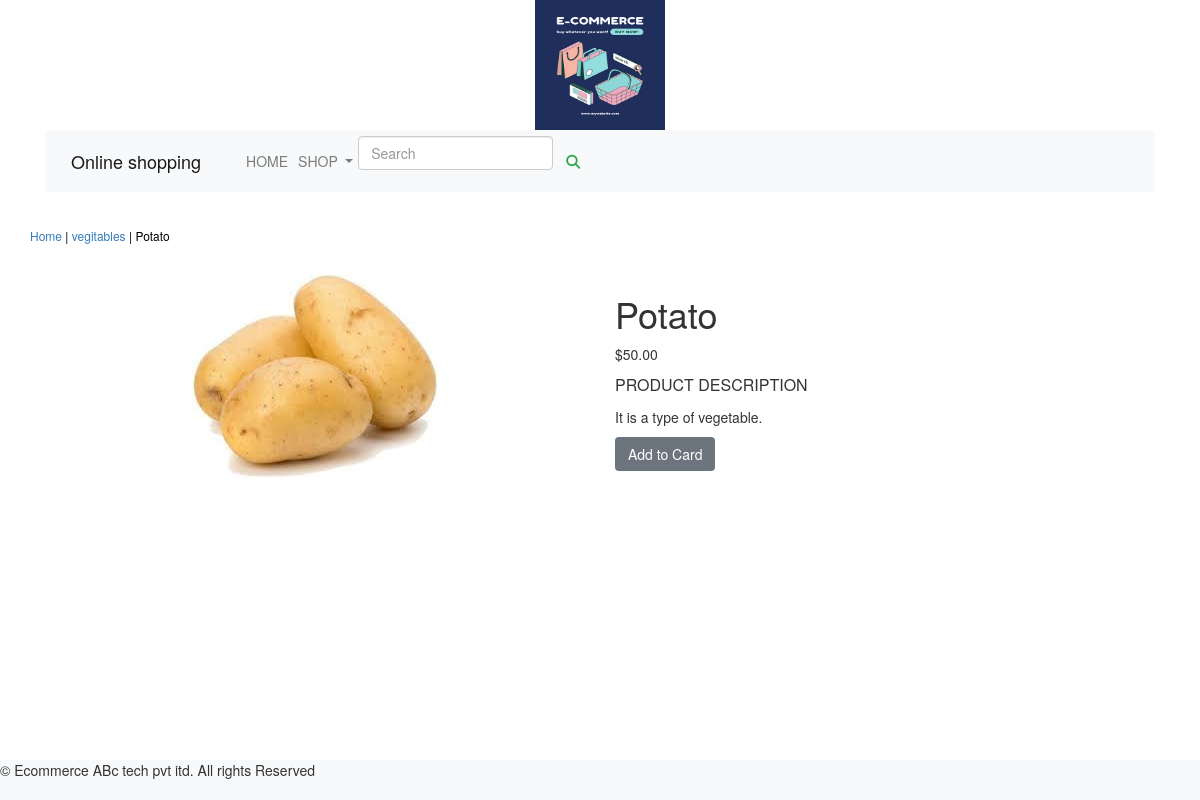
/vegetables/potato/, run on the app's committed database.
### shop_app/models.py (models this page shows, shortened)
class Product(models.Model):
    name = models.CharField(max_length=250, unique=True)
    slug = models.SlugField(max_length=250, unique=True)
    description = models.TextField(blank=True)
    price = models.DecimalField(max_digits=10, decimal_places=2)
    category = models.ForeignKey(Category, on_delete= models.CASCADE)
    image = models.ImageField(upload_to='product',blank=True)
    stock = models.IntegerField()
    available = models.BooleanField(default=True)
    created = models.DateTimeField(auto_now_add=True)
    updated = models.DateTimeField(auto_now_add=True)
    class Meta:
        ordering =('name',)
        verbose_name = 'Product'
        verbose_name_plural = 'Products'

class Category(models.Model):
    name = models.CharField(max_length=250, unique=True)
    slug = models.SlugField(max_length=250, unique=True)
    description = models.TextField(blank=True)
    image = models.ImageField(upload_to='category', blank=True)
    class Meta:
        ordering = ('name',)
        verbose_name = 'Category'
        verbose_name_plural = 'Categories'
    def get_url(self):
        return reverse('shop:allprodCat', args=[self.slug])
    def __str__(self):
        return '{}'.format(self.name)

### shop_app/views.py (the view)
# urls.py: path('<slug:c_slug>/<slug:product_slug>/',views.proDetail, name='prodCatdetail'),
def proDetail(request, c_slug, product_slug):
    try:
        product = Product.objects.get(category__slug=c_slug, slug=product_slug)
    except Exception as e:
        raise e
    return render(request, 'product.html', {'product':product})

### cart/context_processors.py (called while the page is built)
def counter(request):
    item_count = 0
    if 'admin' in request.path:
        return {}
    else:
        try:
            cart = Cart.objects.filter(cart_id=_cart_id(request))
            cart_items = CartIterm.objects.all().filter(cart=cart[ : 1])
            for cart_item in cart_items:
                item_count += cart_item.quantity
        except Cart.DoesNotExist:
            item_count = 0
    return dict(item_count=item_count)

### cart/views.py (called while the page is built)
def _cart_id(request):
    cart = request.session.session_key
    if not cart:
        cart = request.session.create()
    return cart

### shop_app/context_processors.py (called while the page is built)
def menu_links(request):
    links = Category.objects.all()
    return dict(links=links)

### templates/product.html (shortened to what this page needs)
{% extends 'base.html' %}
    {% load static %}
    {% block content %}
        <div class="row my_prod_row_class">
            <div class="mx_auto">
                <p><a href="{% url 'shop:allprodCat' %}">Home</a> | <a href="{{product.category.get_url}}">{{product.category}}</a> | {{product.name}}</p>
            </div>
            <div class="container">
                <br>
                <div class="row">
                    <div class="col-md-12 col-sm-12 col-md-12 col-lg-6 text-center">
                        <div class="min-width:18rem">
                            <img src="{{product.image.url}}" alt="{{product.name}}">
                        </div>
                    </div>
                    <div class="col-md-12 col-sm-12 col-md-12 col-lg-6">
                        <div>
                            <h1 class="my_prod_tittle">{{product.name}}</h1>
                            <p>${{product.price}}</p>
                            <p class="my_title">product Description</p>
                            <p class="text-justify my_rod_text">{{product.description}}</p>
                            {% if product.stock <= 0 %}
                                <p class="text-justify my_prod_text"><b>out of stock</b></p>
                            {% else %}
                                <a class="btn btn-secondary" href="{% url 'cart_app:add_cart' product.id %}">Add to Card</a>
                            {% endif %}
                        </div>
                    </div>
                </div>
            </div>
        </div>
{% endblock %}

### static/css/custom.css (style rules this page uses)
.my_title { font-size : 16px; text-transform : Uppercase; letter-spacing : 0em }
.my_prod_row_class { padding-top : 15px; padding-bottom : 20 px }
.my_prod_row_class .mx_auto { color : #000; font-size: 12px; text-decoration : none; }

### data on the page
Product: category "vegitables", name "Potato", image (picture), price "50.00", description "It is a type of vegetable."
